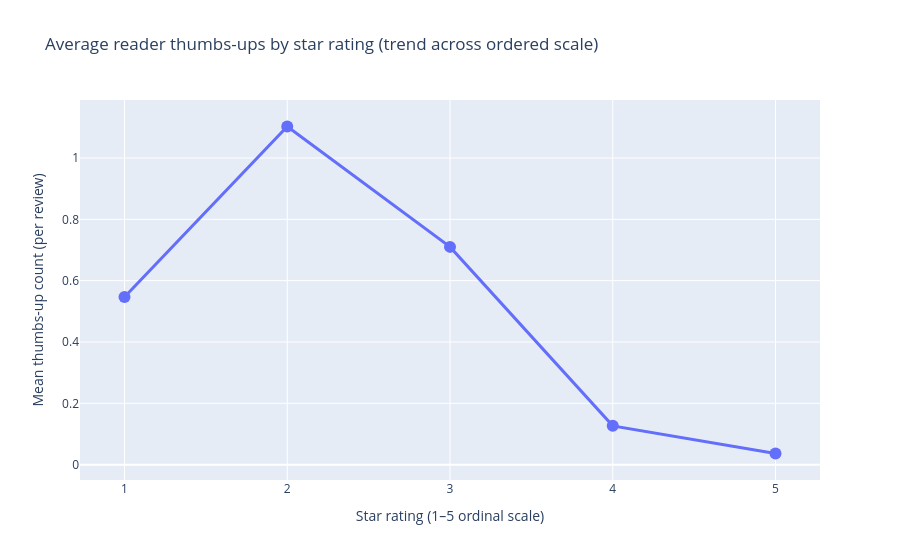

The code cell stored with this chart in its notebook:
### Markdown cell above
### Chart 2 — Mean thumbs-up curve by star rating

**Answers:** Question 2.

![](./figures/chart2_mean_thumbs_by_rating.png)

### Code cell
means = (
    df.groupby(rating_col, as_index=False)["thumbsUpCount"]
    .mean()
    .sort_values(rating_col)
)

fig2 = go.Figure(
    data=[
        go.Scatter(
            x=means[rating_col],
            y=means["thumbsUpCount"],
            mode="lines+markers",
            line=dict(width=3, shape="linear"),
            marker=dict(size=12),
        )
    ]
)
fig2.update_layout(
    title="Average reader thumbs-ups by star rating (trend across ordered scale)",
    xaxis_title="Star rating (1–5 ordinal scale)",
    yaxis_title="Mean thumbs-up count (per review)",
    xaxis=dict(tickmode="linear", dtick=1),
)

fig2.write_image(FIG_DIR / "chart2_mean_thumbs_by_rating.png")
fig2.show()

### Figure 1 — Plotly figure (JSON) as saved in the notebook; plotly's stock layout.template omitted (floating-point values rounded to 4 significant figures)
{"data": [{"line": {"shape": "linear", "width": 3}, "marker": {"size": 12}, "mode": "lines+markers", "type": "scatter", "x": [1, 2, 3, 4, 5], "y": [0.547, 1.103, 0.7102, 0.1265, 0.03633]}], "layout": {"title": {"text": "Average reader thumbs-ups by star rating (trend across ordered scale)"}, "xaxis": {"dtick": 1, "tickmode": "linear", "title": {"text": "Star rating (1–5 ordinal scale)"}}, "yaxis": {"title": {"text": "Mean thumbs-up count (per review)"}}}}
